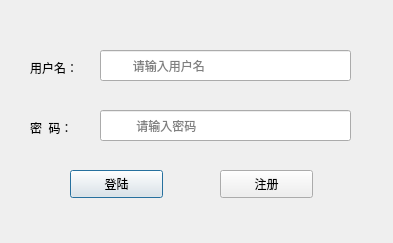
<?xml version="1.0" encoding="UTF-8"?>
<ui version="4.0">
 <class>login</class>
 <widget class="QDialog" name="login">
  <property name="geometry">
   <rect>
    <x>0</x>
    <y>0</y>
    <width>393</width>
    <height>243</height>
   </rect>
  </property>
  <property name="windowTitle">
   <string>登陆</string>
  </property>
  <widget class="QLabel" name="label">
   <property name="geometry">
    <rect>
     <x>30</x>
     <y>60</y>
     <width>72</width>
     <height>15</height>
    </rect>
   </property>
   <property name="text">
    <string>用户名：</string>
   </property>
  </widget>
  <widget class="QLabel" name="label_2">
   <property name="geometry">
    <rect>
     <x>30</x>
     <y>120</y>
     <width>72</width>
     <height>15</height>
    </rect>
   </property>
   <property name="text">
    <string>密  码：</string>
   </property>
  </widget>
  <widget class="QLineEdit" name="ID">
   <property name="geometry">
    <rect>
     <x>100</x>
     <y>50</y>
     <width>251</width>
     <height>31</height>
    </rect>
   </property>
   <property name="placeholderText">
    <string>         请输入用户名</string>
   </property>
  </widget>
  <widget class="QLineEdit" name="pwd">
   <property name="geometry">
    <rect>
     <x>100</x>
     <y>110</y>
     <width>251</width>
     <height>31</height>
    </rect>
   </property>
   <property name="inputMethodHints">
    <set>Qt::ImhHiddenText|Qt::ImhNoAutoUppercase|Qt::ImhNoPredictiveText|Qt::ImhSensitiveData</set>
   </property>
   <property name="echoMode">
    <enum>QLineEdit::Password</enum>
   </property>
   <property name="placeholderText">
    <string>          请输入密码</string>
   </property>
  </widget>
  <widget class="QPushButton" name="loginButton">
   <property name="geometry">
    <rect>
     <x>70</x>
     <y>170</y>
     <width>93</width>
     <height>28</height>
    </rect>
   </property>
   <property name="text">
    <string>登陆</string>
   </property>
  </widget>
  <widget class="QPushButton" name="pushButton_2">
   <property name="geometry">
    <rect>
     <x>220</x>
     <y>170</y>
     <width>93</width>
     <height>28</height>
    </rect>
   </property>
   <property name="text">
    <string>注册</string>
   </property>
  </widget>
 </widget>
 <resources/>
 <connections/>
</ui>
